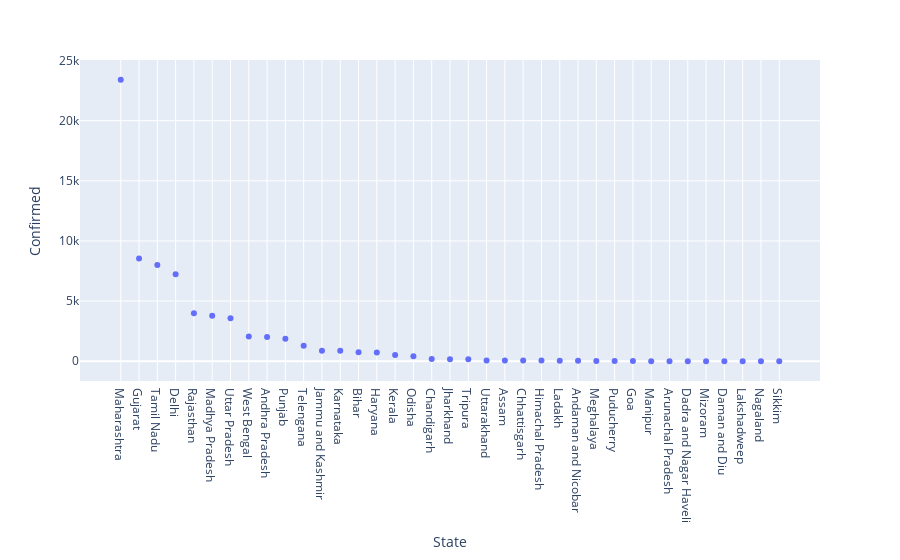

Source (notebook cell):
### Code cell
px.scatter(df,x="State",y="Confirmed")

### Figure 1 — Plotly figure (JSON) as saved in the notebook; plotly's stock layout.template omitted (floating-point values rounded to 4 significant figures)
{"data": [{"hovertemplate": "State=%{x}<br>Confirmed=%{y}<extra></extra>", "legendgroup": "", "marker": {"color": "#636efa", "symbol": "circle"}, "mode": "markers", "name": "", "showlegend": false, "type": "scatter", "x": ["Maharashtra", "Gujarat", "Tamil Nadu", "Delhi", "Rajasthan", "Madhya Pradesh", "Uttar Pradesh", "West Bengal", "Andhra Pradesh", "Punjab", "Telengana", "Jammu and Kashmir", "Karnataka", "Bihar", "Haryana", "Kerala", "Odisha", "Chandigarh", "Jharkhand", "Tripura", "Uttarakhand", "Assam", "Chhattisgarh", "Himachal Pradesh", "Ladakh", "Andaman and Nicobar", "Meghalaya", "Puducherry", "Goa", "Manipur", "Arunachal Pradesh", "Dadra and Nagar Haveli", "Mizoram", "Daman and Diu", "Lakshadweep", "Nagaland", "Sikkim"], "xaxis": "x", "y": [23401, 8541, 8002, 7233, 3988, 3785, 3573, 2063, 2018, 1877, 1275, 879, 862, 747, 730, 519, 414, 174, 160, 152, 68, 65, 59, 59, 42, 33, 13, 12, 7, 2, 1, 1, 1, 0, 0, 0, 0], "yaxis": "y"}], "layout": {"legend": {"tracegroupgap": 0}, "margin": {"t": 60}, "xaxis": {"anchor": "y", "domain": [0, 1], "title": {"text": "State"}}, "yaxis": {"anchor": "x", "domain": [0, 1], "title": {"text": "Confirmed"}}}}
